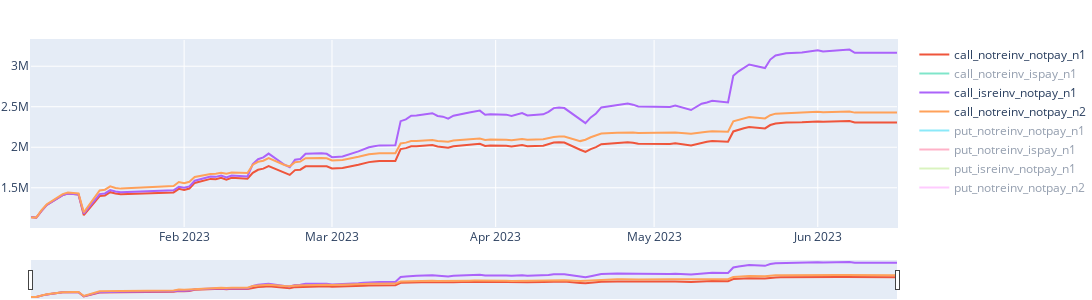

Source (notebook cell):
### Markdown cell above
#### 3.3  account_all

### Code cell
fig = px.line()
fig.add_scatter(x=dates, y=call_notreinv_notpay_n1['account_all'], name= 'call_notreinv_notpay_n1')
fig.add_scatter(x=dates, y=call_notreinv_ispay_n1['account_all'], name= 'call_notreinv_ispay_n1')
fig.add_scatter(x=dates, y=call_isreinv_notpay_n1['account_all'], name= 'call_isreinv_notpay_n1')
fig.add_scatter(x=dates, y=call_notreinv_notpay_n2['account_all'], name= 'call_notreinv_notpay_n2')
fig.add_scatter(x=dates, y=put_notreinv_notpay_n1['account_all'], name= 'put_notreinv_notpay_n1')
fig.add_scatter(x=dates, y=put_notreinv_ispay_n1['account_all'], name= 'put_notreinv_ispay_n1')
fig.add_scatter(x=dates, y=put_isreinv_notpay_n1['account_all'], name= 'put_isreinv_notpay_n1')
fig.add_scatter(x=dates, y=put_notreinv_notpay_n2['account_all'], name= 'put_notreinv_notpay_n2')
fig.update_xaxes(rangeslider_visible=True)
fig.update_layout(autosize=False, width=1300, height=300, margin=dict(l=1, r=1, b=1, t=40, pad=1))
fig.show()
